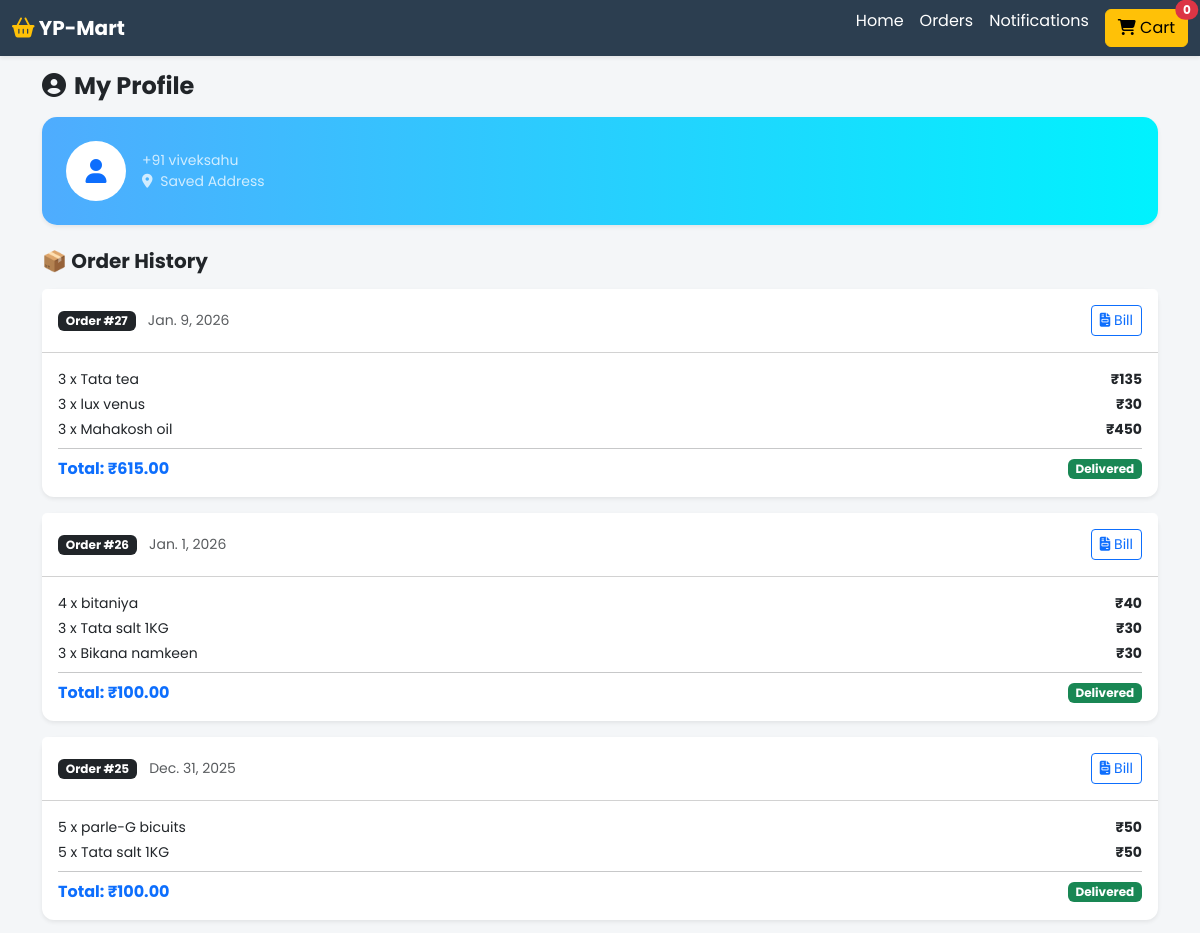
Page /my-orders/ (signed in, upper part) on the earlier database version.
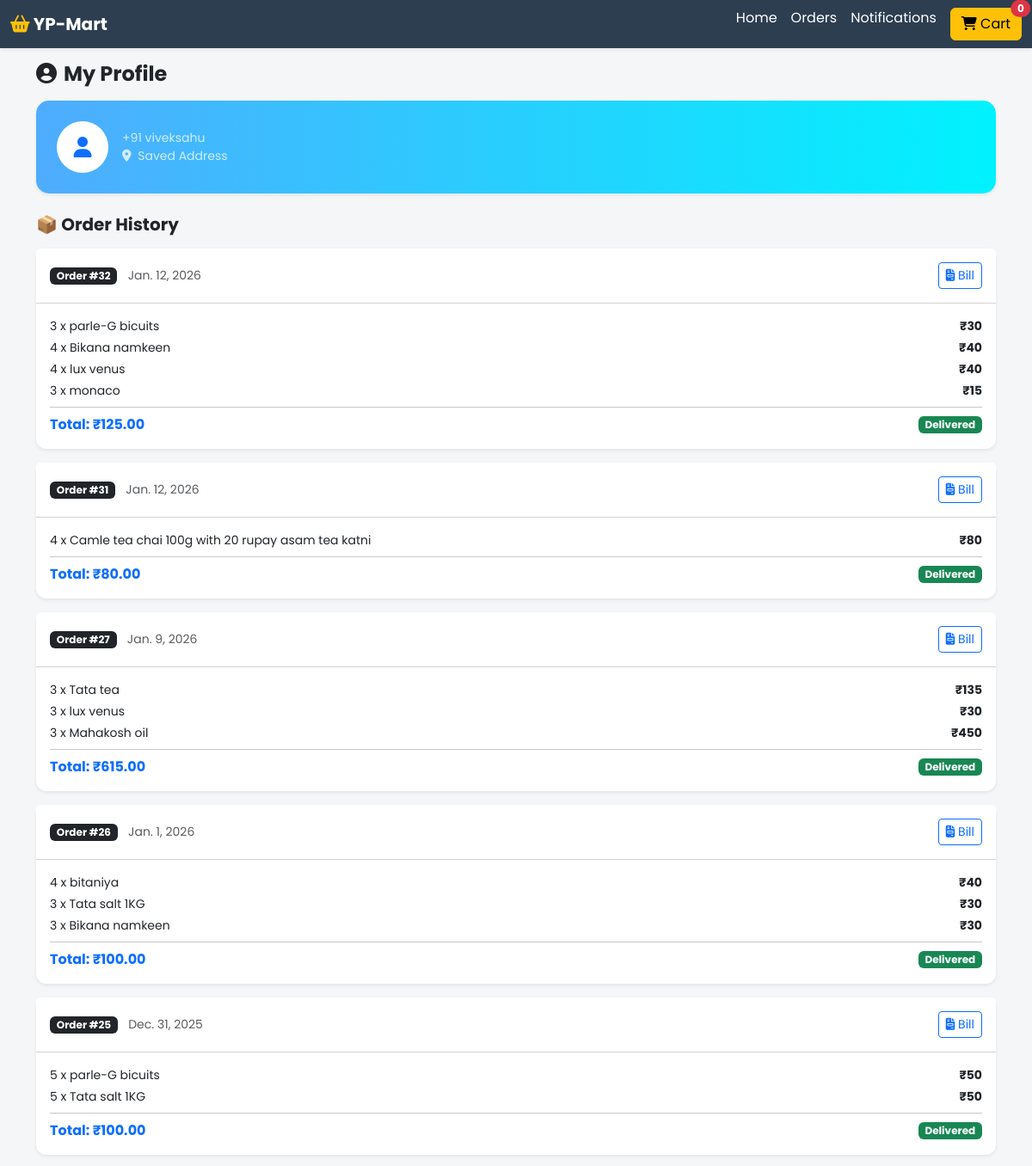
Same page on the later database version.
### store/models.py (models this page shows, shortened)
class Order(models.Model):
    user = models.ForeignKey(User, on_delete=models.SET_NULL, null=True, blank=True)
    customer_name = models.CharField(max_length=50)
    customer_phone = models.CharField(max_length=15)
    area = models.CharField(max_length=100, choices=KATNI_AREAS, default='mansarovar', help_text="Area Select Karein")
    address_details = models.TextField(blank=True, help_text="House No, Gali No, Landmark")
    date = models.DateField(default=datetime.datetime.today)
    total_amount = models.DecimalField(default=0, max_digits=10, decimal_places=2)
    status = models.BooleanField(default=False, help_text="Delivery Status")
    is_paid = models.BooleanField(default=False, help_text="Payment Status")
    DELIVERY_CHOICES = [
        ('Delivery', 'Home Delivery'),
        ('Pickup', 'Self Pickup (Dukaan se lenge)'),
    ]
    delivery_mode = models.CharField(max_length=20, choices=DELIVERY_CHOICES, default='Delivery')

class OrderItem(models.Model):
    order = models.ForeignKey(Order, on_delete=models.CASCADE)
    product = models.ForeignKey(Product, on_delete=models.CASCADE)
    quantity = models.IntegerField(default=1)
    price = models.DecimalField(max_digits=10, decimal_places=2)
    def get_cost(self):
        return self.price * self.quantity

class Product(models.Model):
    category = models.ForeignKey(Category, on_delete=models.CASCADE, default=1)
    name = models.CharField(max_length=100)
    description = models.TextField(default='', blank=True, null=True)
    market_price = models.DecimalField(default=0, max_digits=10, decimal_places=2, help_text="MRP (Kata hua rate)")
    total_sold = models.IntegerField(default=0, help_text="Ab tak kitne bike")
    cost_price = models.DecimalField(default=0, max_digits=10, decimal_places=2, help_text="Khareed Rate")
    selling_price = models.DecimalField(default=0, max_digits=10, decimal_places=2, help_text="Bechne ka Rate")
    stock_quantity = models.IntegerField(default=0, help_text="Stock me kitna hai")
    is_active = models.BooleanField(default=True)
    image = models.ImageField(upload_to='uploads/product/')
    UNIT_CHOICES = (
        ('kg', 'Kilogram'),
        ('ltr', 'Liter'),
        ('pcs', 'Pieces'),
        ('pkt', 'Packet'),
    )
    unit = models.CharField(max_length=10, choices=UNIT_CHOICES, default='pcs')

### store/views.py (the view, shortened to what this page needs)
# urls.py: path('my-orders/', views.my_orders, name='my_orders'),
def my_orders(request):
    customer_info = {}
    orders = []
    if request.user.is_authenticated:
        orders = Order.objects.filter(user=request.user).order_by('-id')
        customer_info = {
            'name': request.user.first_name + ' ' + request.user.last_name,
            'phone': request.user.username, # Agar username hi mobile no. hai
            'address': 'Saved Address'
        }
    context = {
        'orders': orders,
        'customer': customer_info
    }
    return render(request, 'my_orders.html', context)

### store/context_processors.py (called while the page is built)
def _cart_id(request):
    cart = request.session.session_key
    if not cart:
        cart = request.session.create()
    return cart

def cart_count(request):
    item_count = 0
    try:
        cart = Cart.objects.filter(cart_id=_cart_id(request))
        if cart.exists():
            cart_items = CartItem.objects.filter(cart=cart[0])
            for item in cart_items:
                item_count += item.quantity
    except Exception as e:
        item_count = 0
    return {'cart_count': item_count}

### templates/my_orders.html (shortened to what this page needs)
{% extends 'base.html' %}
{% block content %}
<div class="mb-4">
    <h4 class="fw-bold mb-3"><i class="fas fa-user-circle me-2"></i>My Profile</h4>
    <div class="card shadow-sm border-0 mb-4" style="border-radius: 15px; background: linear-gradient(to right, #4facfe 0%, #00f2fe 100%); color: white;">
        <div class="card-body p-4">
            <div class="d-flex align-items-center">
                <div class="bg-white text-primary rounded-circle d-flex align-items-center justify-content-center me-3" style="width: 60px; height: 60px; font-size: 24px;">
                    <i class="fas fa-user"></i>
                </div>
                <div>
                    <p class="mb-0 small opacity-75">+91 {{ customer.phone }}</p>
                    <p class="mb-0 small opacity-75">
                        <i class="fas fa-map-marker-alt me-1"></i>
                        {{ customer.address|default:"Address not updated" }}
                    </p>
                </div>
            </div>
        </div>
    </div>
    <h5 class="fw-bold mb-3">📦 Order History</h5>
    {% if orders %}
        {% for order in orders %}
        <div class="card mb-3 shadow-sm border-0" style="border-radius: 12px;">
            <div class="card-header bg-white d-flex justify-content-between align-items-center py-3">
                <div>
                    <span class="badge bg-dark">Order #{{ order.id }}</span>
                    <small class="text-muted ms-2">{{ order.date }}</small>
                </div>
                <a href="{% url 'order_invoice' order.id %}" class="btn btn-sm btn-outline-primary" title="Download Bill"> <i class="fas fa-file-invoice"></i> Bill </a>
            </div>
            <div class="card-body">
                <ul class="list-unstyled mb-0">
                    {% for item in order.orderitem_set.all %}
                    <li class="d-flex justify-content-between mb-1">
                        <small>{{ item.quantity }} x {{ item.product.name }}</small>
                        <small class="fw-bold">₹{{ item.get_cost|stringformat:".0f" }}</small>
                    </li>
                    {% endfor %}
                </ul>
                <hr class="my-2">
                <div class="d-flex justify-content-between align-items-center">
                    <span class="fw-bold text-primary">Total: ₹{{ order.total_amount }}</span>
                    {% if order.status %}
                        <span class="badge bg-success">Delivered</span>
                    {% else %}
                        <span class="badge bg-warning text-dark">On the Way</span>
                    {% endif %}
                </div>
                </div>
        </div>
        {% endfor %}
    {% else %}
        <div class="text-center py-5">
            <i class="fas fa-shopping-basket text-muted mb-3" style="font-size: 50px;"></i>
            <p>Abhi tak koi order nahi kiya.</p>
            <a href="/" class="btn btn-primary btn-sm">Shop Now</a>
        </div>
    {% endif %}
</div>
{% endblock %}

Differences in the rows shown:
added Order: id "32", date "Jan. 12, 2026", total_amount "125.00", status "Delivered"
added OrderItem: quantity "3", product.name "parle-G bicuits", get_cost "30", shown under "32"
added OrderItem: quantity "4", product.name "Bikana namkeen", get_cost "40", shown under "32"
added OrderItem: quantity "4", product.name "lux venus", get_cost "40", shown under "32"
added OrderItem: quantity "3", product.name "monaco", get_cost "15", shown under "32"
added Order: id "31", date "Jan. 12, 2026", total_amount "80.00", status "Delivered"
added OrderItem: quantity "4", product.name "Camle tea chai 100g with 20 rupay asam tea katni", get_cost "80", shown under "31"
